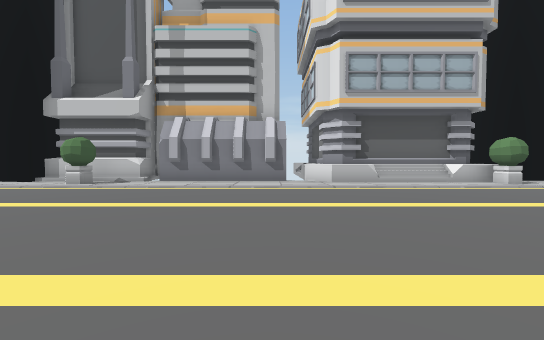
view 1 (above)

14 first-person views from a walk through a Unity game level. The camera is 1.3 m above the floor, tilts 2° down and sees 90° across. The floor is counted in squares, 2 m on a side. Each view is taken from the middle of a square. On the plan, view 1 faces up. The plan holds only what a view shows up to about 9 squares ahead; the rest is blank. The place goes on beyond the plan. The player character is not drawn.

view 2
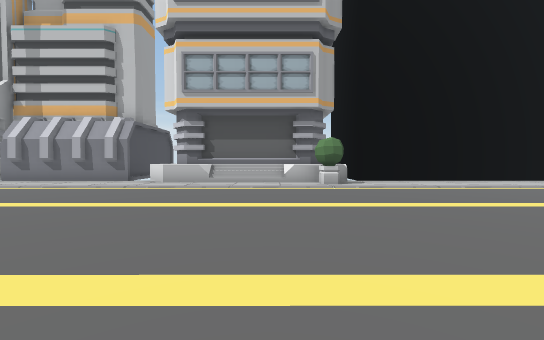

view 3
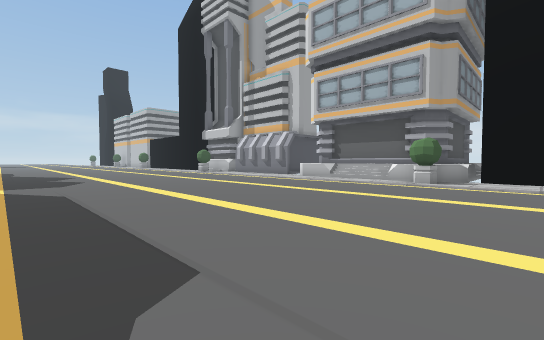

view 4
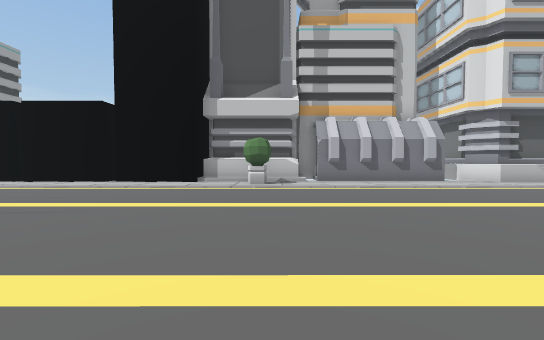

view 5
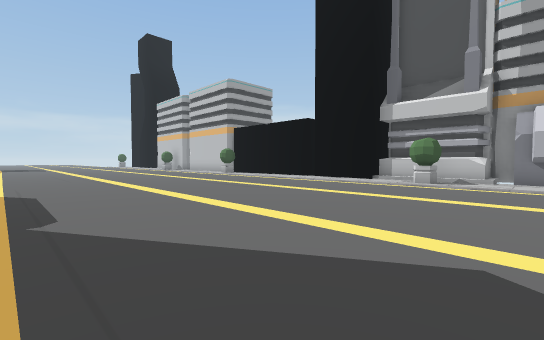

view 6
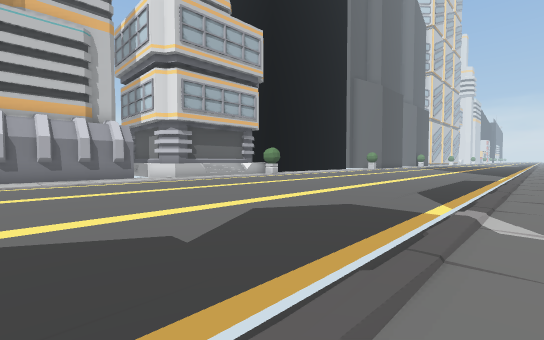

view 7
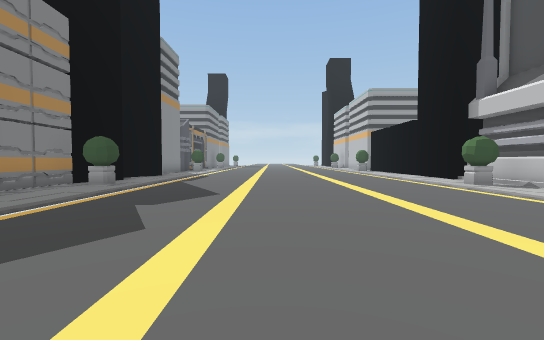

view 8
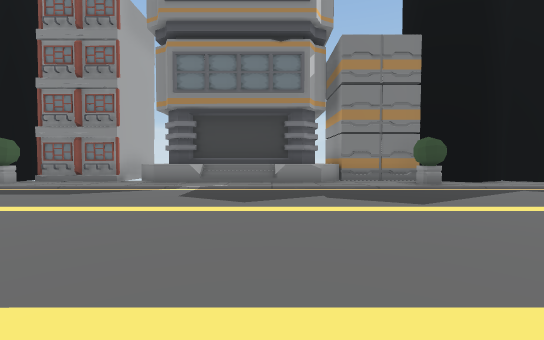

view 9
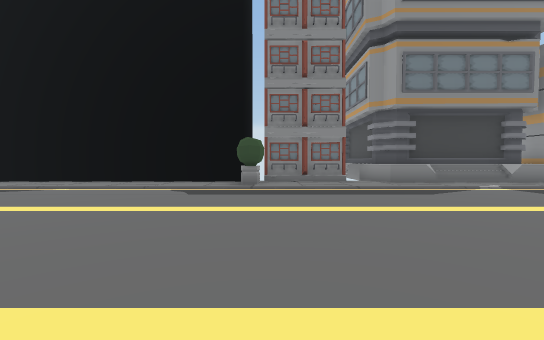

view 10
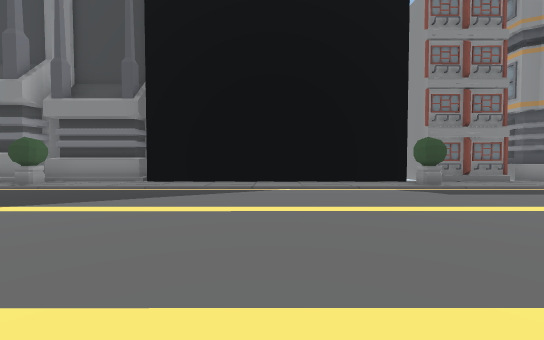

view 11
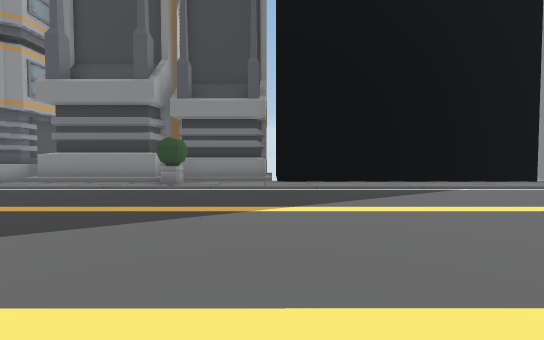

view 12
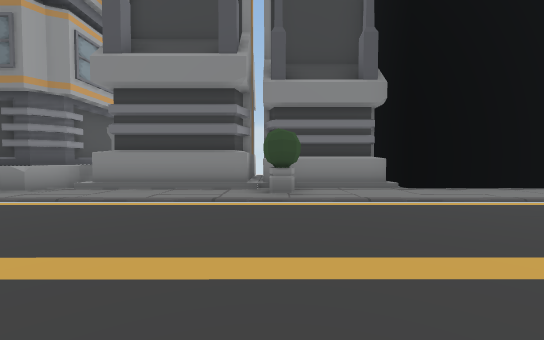

view 13
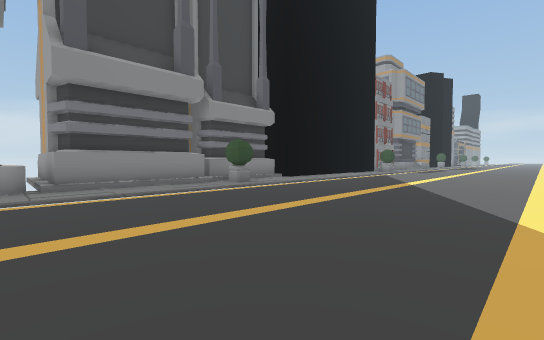

view 14
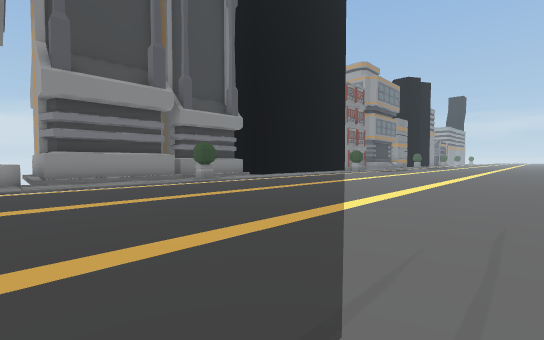

### Floor plan
Points are (right, up) in squares from view 1. A wall is a line through its corners. A room is listed if a view was taken in it or the views show most of it. See-through windows are left out.
Room 1 (views 1, 2, 3, 4, 5, 6, 7, 8, 9, 10, 11, 12, 13, 14)
walls: (6.2, 8.8) (2.2, 8.8); (6.6, 9) (6.2, 8.6) (5.6, 8.6); (5.4, -3.3) (6.2, -3.3); (2.9, 8.6) (2.4, 8.6) (2, 9.1); (7.4, -3.3) (14.8, -3.3) (14.8, -5.5); (1.8, 8) (1, 8.8); (6.9, -4) (6.9, -3.4); (1.4, -3.6) (1.9, -3.6) (2.4, -4.1); (0.5, 9.1) (0.5, 8.6) (-3.6, 8.6); (13.7, 8.6) (7.6, 8.6); (-1.6, -3.8) (1.6, -3.8); (-2.1, -3.6) (-1.4, -3.6); (-2.3, -4.1) (-1.9, -3.7); (15.1, -3.6) (18.2, -3.6); (-3.5, 9.6) (-4.2, 9.6); (15.4, -3.8) (18, -3.8); (-4.2, 8.6) (-7.3, 8.6); (-4.4, 8.8) (-6.9, 8.8); (-7.3, 9.1) (-7.3, 8.2) (-9.8, 8.2); (18.8, -4.2) (18.9, -3.6) (21.6, -3.6); (18.6, -5.5) (18.6, -3.3) (19.6, -3.3); (-9.2, -3.1) (-8.2, -3.6) (-7.1, -2.9) (-5.9, -3.6) (-3.1, -3.6); (-10.1, 9) (-10.1, 8.2) (-10.5, 8.2); (22.6, -3.5) (23.3, -2.8); (23.2, -4.6) (23.2, -3.9)
low walls: (3.5, 8) (1.8, 8); (5.4, 8.6) (3.1, 8.6); (1.1, -3.4) (1.4, -3); (0.5, -3) (2.5, -3); (-1.1, -3.3) (-0.5, -3.3); (-1.1, -3.6) (1.1, -3.6); (-2.5, -3) (-0.5, -3); (20.4, -3.3) (21.6, -3.3)
objects: other object (-5, -3); other object (-5, 8); other object (4, -4); other object (5, -4); other object (6, 8) to (7, 8); other object (7, -3); other object (7, 9); other object (18, -3); other object (20, -4); other object (22, -4)

Where each view was taken, in squares from view 1:
view 1: 0 up, 0 right, facing up
view 2: 0 up, 5 right, facing up
view 3: 1 down, 9 right, facing up-left
view 4: 0 up, 5 left, facing up
view 5: 1 down, 3 left, facing up-left
view 6: 2 down, 3 left, facing up-right
view 7: 2 up, 2 right, facing left
view 8: 5 up, 1 left, facing down
view 9: 5 up, 6 right, facing down
view 10: 5 up, 11 right, facing down
view 11: 5 up, 15 right, facing down
view 12: 3 up, 18 right, facing down
view 13: 4 up, 23 right, facing down-left
view 14: 6 up, 23 right, facing down-left
